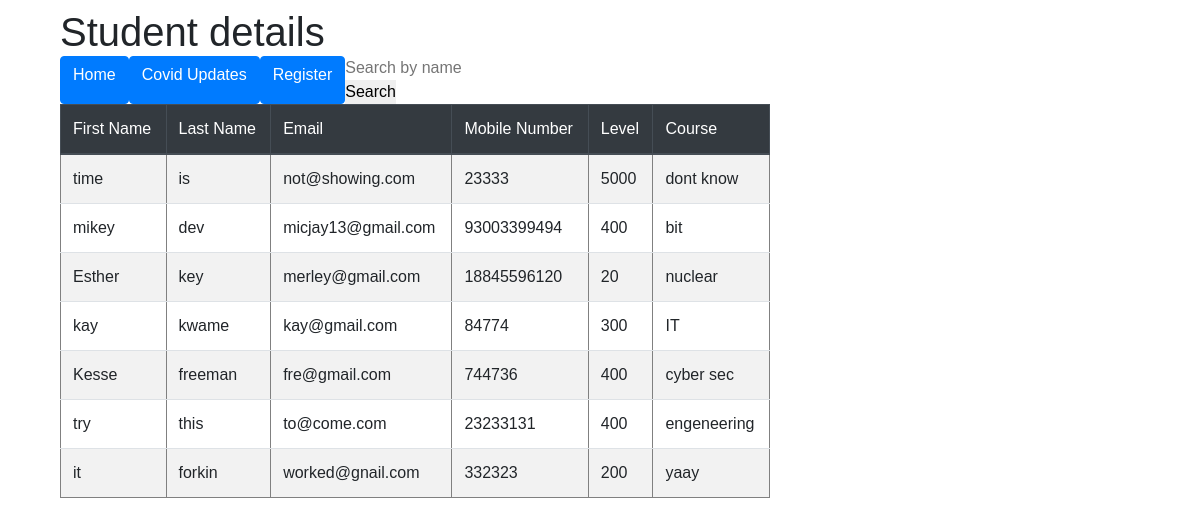
The page / on the database its author committed.
### users/models.py (models this page shows)
class UserDetails(models.Model):
    first_name = models.CharField(("First Name"), max_length=200)
    last_name = models.CharField(("Last Name"), max_length=200)
    email = models.EmailField(("email "), max_length=254)
    mobile_num = models.IntegerField(("Phone Number"))
    level = models.IntegerField(("Level"))
    course = models.CharField(("Course"), max_length=50)
    date_posted = models.DateTimeField(("Date"), auto_now=True)

### users/views.py (the view)
# urls.py: path('', views.index, name='covidupdates'),
def index(request):
    context = {
        'userdetails': UserDetails.objects.all().order_by('-date_posted')
    }
    return render(request,'users/userdetails.html',context)

### users/templates/users/userdetails.html
{% extends 'users/base.html' %}
{% block content %}
<body>
	<h1>Student details </h1>
	<div class="navbar-nav mr-auto">
		<a class="btn btn-primary" href="{% url 'index' %}">Home</a>
		<a class="btn btn-primary" href="{% url 'covidupdates' %}">Covid Updates</a>
		<a class="btn btn-primary" href="{% url 'registration' %}">Register</a>
<form action="{% url 'search' %}" method="GET" value="{{request.GET.q}}">
	<input type="text" name="q" value="{{request.GET.q}}" placeholder="Search by name" />
	<input type="submit" name="submit" value="Search" />
</form>
		<input type="text" action="#" method="get placeholder=" Search.." name="search">
	</div>
	<table class="table table-striped" border="1">
		<thead class="thead-dark">
			<tr>
				<th>First Name</th>
				<th>Last Name</th>
				<th>Email</th>
				<th>Mobile Number</th>
				<th>Level</th>
				<th>Course</th>
			</tr>
		</thead>
		{% for userdetails in userdetails %}
		<tr>
			<td>{{userdetails.first_name}}</td>
			<td>{{userdetails.last_name}}</td>
			<td>{{userdetails.email}}</td>
			<td>{{userdetails.mobile_num}}</td>
			<td>{{userdetails.level}}</td>
			<td>{{userdetails.course}}</td>
		</tr>
		{% endfor %}
	</table>
</body>
{% endblock content %}

### users/templates/users/base.html (shortened to what this page needs)
{% load static %}
<!DOCTYPE html>
<html lang="en">
<head>
    <link rel="stylesheet" type="text/css" href="{% static 'users/bootstrap.min.css'%}">
    <link rel="stylesheet" type="text/css" href="{% static 'users/bootstrap.css'%}">
    <link rel="stylesheet" type="text/css" href="{% static 'users/main.css' %}">
    <link rel="stylesheet" type="text/css" href="{% static 'users/util.css' %}">
</head>
<body>
    <header class="site-header">
        <nav class="navbar navbar-expand-md navbar-dark bg-steel fixed-top navbar-toggle" data-toggle="collapse"
            data-target="#bs-example-navbar-collapse-1">
            <div class="container">
                <div class="collapse navbar-collapse" id="navbarToggle">
        <div class="col-md-8">
            {% block content %}
            {% endblock %}
        </div>
</body>
</body>
</html>

### users/static/users/main.css (style rules this page uses)
* { margin: 0px; padding: 0px; box-sizing: border-box; }
body, html { height: 100%; font-family: sans-serif; }
a { margin: 0px; transition: all 0.4s; -webkit-transition: all 0.4s; -o-transition: all 0.4s; -moz-transition: all 0.4s; }
h1,h2,h3,h4,h5,h6 { margin: 0px; }
input { display: block; outline: none; border: none !important; }
table { width: 100%; }
th, td { font-weight: unset; padding-right: 10px; }

### rows shown on the page
UserDetails: first_name "time", last_name "is", email "not@showing.com", mobile_num "23333", level "5000", course "dont know"
UserDetails: first_name "mikey", last_name "dev", email "micjay13@gmail.com", mobile_num "93003399494", level "400", course "bit"
UserDetails: first_name "Esther", last_name "key", email "merley@gmail.com", mobile_num "18845596120", level "20", course "nuclear"
UserDetails: first_name "kay", last_name "kwame", email "kay@gmail.com", mobile_num "84774", level "300", course "IT"
UserDetails: first_name "Kesse", last_name "freeman", email "fre@gmail.com", mobile_num "744736", level "400", course "cyber sec"
UserDetails: first_name "try", last_name "this", email "to@come.com", mobile_num "23233131", level "400", course "engeneering"
UserDetails: first_name "it", last_name "forkin", email "worked@gnail.com", mobile_num "332323", level "200", course "yaay"
